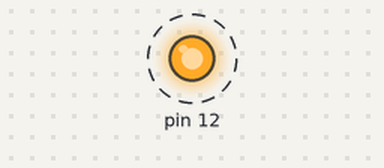
This sketch was run on a simulated Arduino Uno, built with avr-gcc and run on an emulated ATmega328P. On the bench: output pins drawn as LEDs (lit = HIGH). Dashed ring = blinking.

Above: at 0.5 s.
Timing chart, 0 to 4.6 s (numbered marks = the images above):
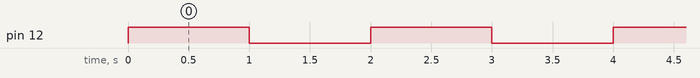

Measured:
- by itself, pin 12: alternates HIGH for 1.0 s and LOW for 1.0 s

The sketch:

try_LED.ino
```cpp
#include <Arduino.h>

int main(void)
{
  init();

  /*** 写setup***/
  Serial.begin(9600);
  pinMode(12,OUTPUT);

  /*** 写loop***/
  while(1) {
    digitalWrite(12,HIGH);
    delay(1000);
    digitalWrite(12,LOW);
    delay(1000);

    /***跳出循环的方法***/
    if(Serial.read()=='b')  break;
  }

  /***********************/
  return 0;
}
```
